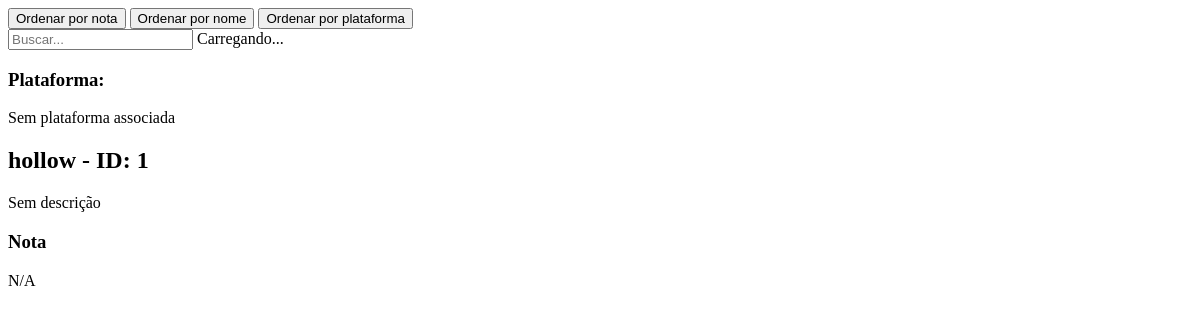
Page /lista on the earlier database version.
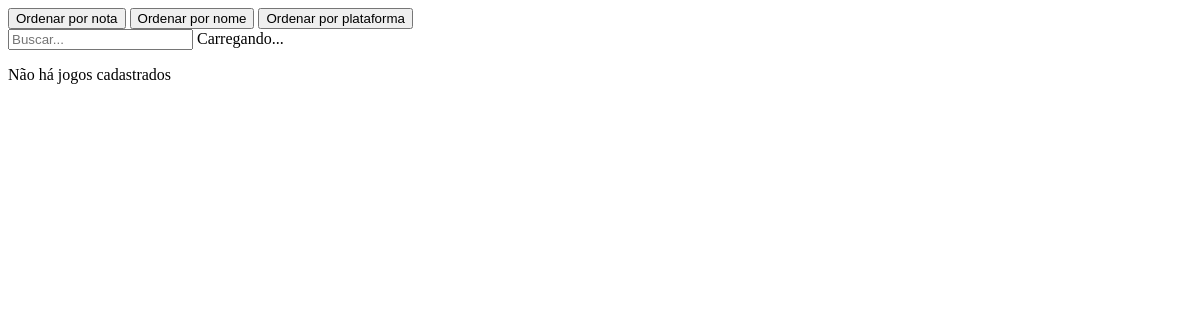
Same page on the later database version.
### main.py (models this page shows)
class Jogo(SQLModel, table=True):
    id: Optional[int] = Field(default=None, primary_key=True)
    nome: str
    descricao: Optional[str] = None
    nota: Optional[int] = None
    plataforma: List["Plataforma"] = Relationship(
        back_populates="jogos",
        link_model=Disponibilidade,
    )

### main.py (the view)
@app.get("/lista", response_class=HTMLResponse)
def lista(request: Request, busca: str | None='', filtro: str | None=''):
    jogos = buscar_jogos(busca, filtro)
    return templates.TemplateResponse(request, "lista.html", {"jogos": jogos})

### templates/lista.html (shortened to what this page needs)
<div id="main">
  <section id="filtros" class="flex-h mt-lg">
    <button
      hx-get="/lista?filtro=nota"
      hx-target="#main"
      id="nota"
      onclick="activeFilterButton('nota')"
    >
      Ordenar por nota
    </button>
    <button
      hx-get="/lista?filtro=nome"
      hx-target="#main"
      id="nome"
      onclick="activeFilterButton('nome')"
    >
      Ordenar por nome
    </button>
    <button
      hx-get="/lista?filtro=plataforma"
      hx-target="#main"
      id="plataforma"
      onclick="activeFilterButton('plataforma')"
    >
      Ordenar por plataforma
    </button>
  </section>
  <search-box>
    <input
      type="text"
      name="busca"
      placeholder="Buscar..."
      hx-get="/lista"
      hx-trigger="input changed delay:500ms"
      hx-select="#lista"
      hx-target="#lista"
      hx-indicator="#indicator"
    />
    <span id="indicator" class="htmx-indicator">Carregando...</span>
  </search-box>
  <div id="lista">
    {% for jogo in jogos %}
    <div id="jogo-list">
      <div id="jogo-card-container" class="flex-h">
        <div id="plataforma-card-{{ jogo.plataforma.id }}" class="flex-1">
          <h3>Plataforma:</h3>
          {% for plataforma in jogo.plataforma %}
          <h3>{{ plataforma.nome }}</h3>
          {% else %}
          <p>Sem plataforma associada</p>
          {% endfor %}
        </div>
        <div id="jogo-card-{{ jogo.id }}" class="flex-3 ml-lg">
          <h2>{{ jogo.nome }} - ID: {{jogo.id}}</h2>
          <p>{{ jogo.descricao or 'Sem descrição' }}</p>
        </div>
        <div id="avg-score-{{ jogo.id }}" class="flex-1 ml-lg">
          <h3>Nota</h3>
          <p>{{ jogo.nota or 'N/A' }}</p>
        </div>
      </div>
    </div>
    {% else %}
    <p>Não há jogos cadastrados</p>
    {% endfor %}
  </div>
</div>

Differences in the rows shown:
removed Jogo: nome "hollow", id "1", descricao "Sem descrição", nota "N/A"
Other differences:
text now shown: "Não há jogos cadastrados"
